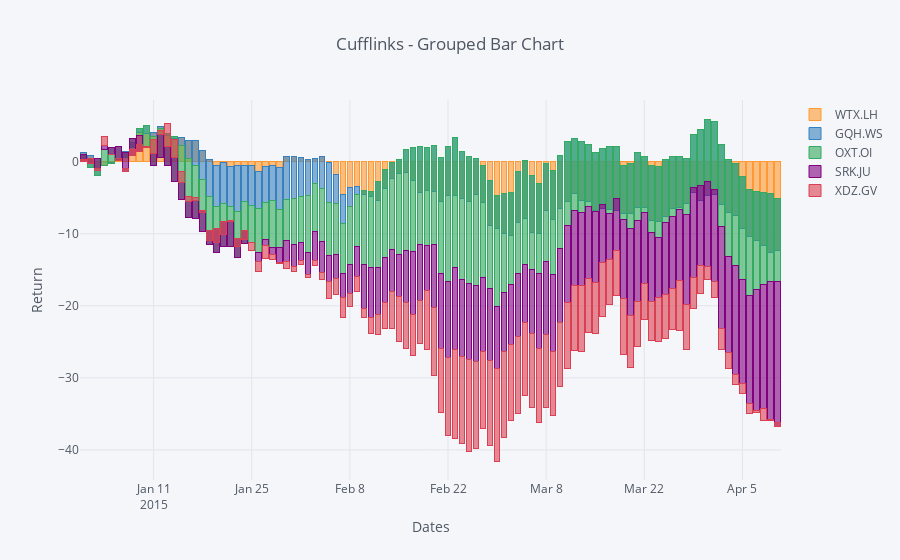

Here is the notebook cell this chart was saved with:
### Code cell
cf.datagen.lines(5).iplot(kind='bar',
                          xTitle='Dates',
                          yTitle='Return',
                          title='Cufflinks - Grouped Bar Chart',
                          barmode='stack')
